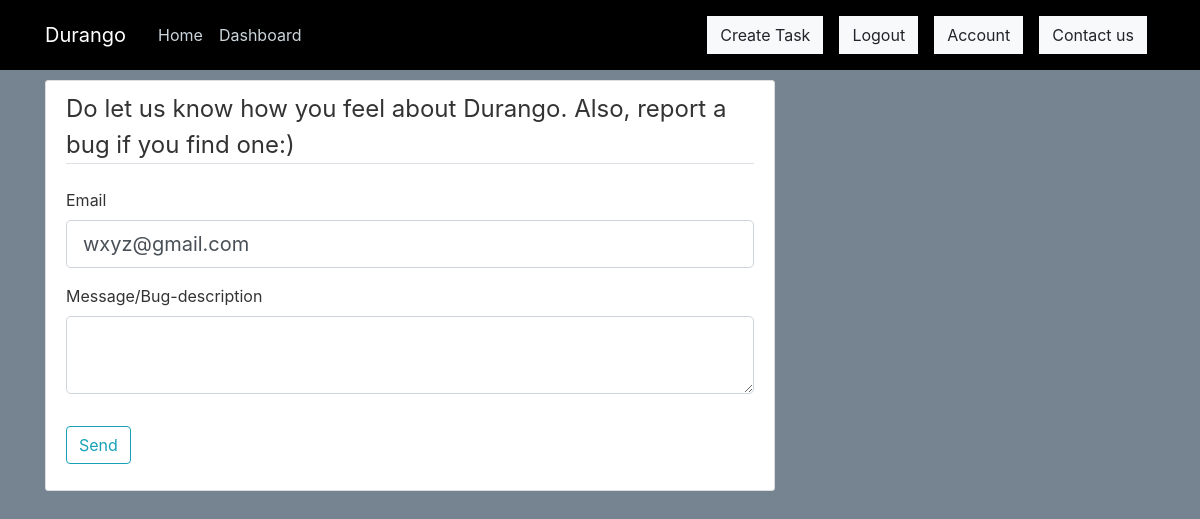
The app's page /contact_us (signed in), older data.
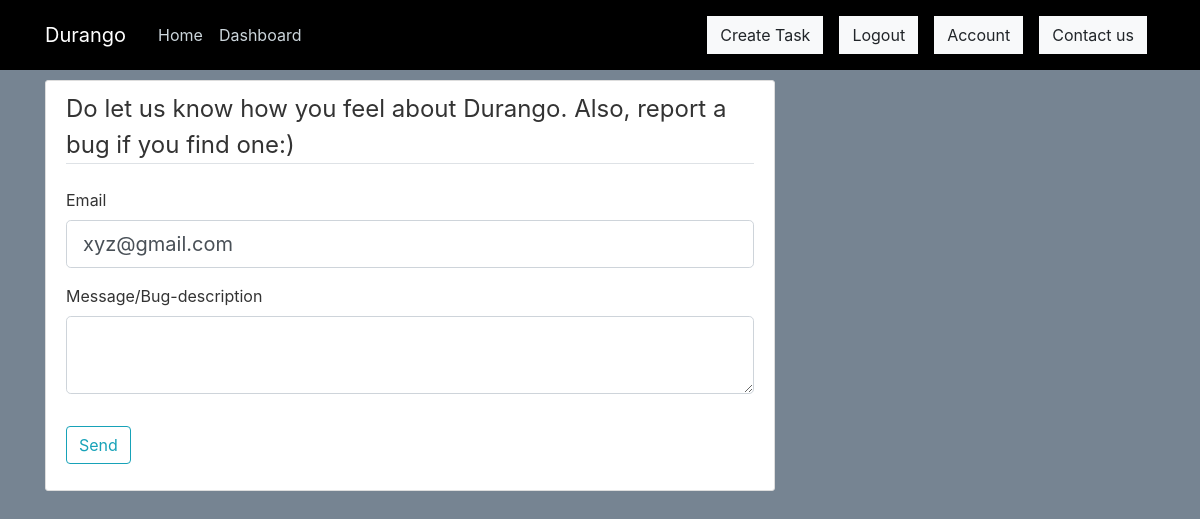
The same page, newer data.
### durango/models.py (models this page shows, shortened)
class User(db.Model, UserMixin):
    id=db.Column(db.Integer, primary_key=True)
    username=db.Column(db.String(20),unique=True, nullable=False)
    email=db.Column(db.String(100),unique=True, nullable=False)
    instituteId=db.Column(db.String(20), unique=True, nullable=False)
    mobileNum=db.Column(db.String(10), unique=True, nullable=False)
    image_file=db.Column(db.String(20),nullable=False,default='user.png')
    password=db.Column(db.String(50),nullable=False)
    app_password=db.Column(db.String(50),nullable=True)
    tasks=db.relationship('Task',backref='author',lazy=True)

### durango/routes.py (the view, shortened to what this page needs)
@app.route("/contact_us",methods=['GET', 'POST'])
def contact_us():
    form=MessageForm()
    if current_user.is_authenticated:
        form.email.data=current_user.email
    return render_template("contact_us.html",form=form)

### durango/forms.py
class MessageForm(FlaskForm):
	email=StringField('Email',validators=[DataRequired(),Email()])
	message=TextAreaField('Message/Bug-description')
	submit=SubmitField("Send")

### durango/models.py (called while the page is built)
@login_manager.user_loader
def load_user(user_id):
    return User.query.get(int(user_id)) #getting user by id

### durango/templates/contact_us.html (shortened to what this page needs)
{% extends "layout.html" %}
{% block content %}
    <div class="content-section">
        <form method="POST" action="">
            <fieldset class="form-group">
                <legend class="border-bottom mb-4">Do let us know how you feel about Durango. Also, report a bug if you find one:)</legend>
                <div class="form-group">
                    {{ form.email.label(class="form-control-label") }}
                    {% if form.email.errors %}
                        {{ form.email(class="form-control form-control-lg is-invalid") }}
                        <div class="invalid-feedback">
                            {% for error in form.email.errors %}
                                <span>{{ error }}</span>
                            {% endfor %}
                        </div>
                    {% else %}
                        {{ form.email(class="form-control form-control-lg") }}
                    {% endif %}
                </div>
                 <div class="form-group">
                   {{ form.message.label(class="form-control-label") }}
                        {{ form.message(class="form-control form-control-lg") }}
                </div>
            </fieldset>
            <div class="form-group">
                {{ form.submit(class="btn btn-outline-info") }}
            </div>
        </form>
    </div>
 {%endblock%}

Row changes from the older to the newer data that the page shows:
changed User: email "wxyz@gmail.com" → "xyz@gmail.com"
